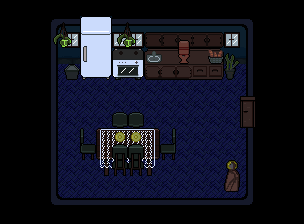

Tiled map render using the project's own tile images. Description and the whole map definition, tile-layer contents included, below:
An orthogonal 19x14 tile map with 16x16 px tiles, 3 tile layers (Tile Layer 1, Tile Layer 2, Tile Layer 3), 5 tilesets and 19 objects (11x wall).

<map version="1.10" tiledversion="1.12.2" orientation="orthogonal" renderorder="left-down" width="19" height="14" tilewidth="16" tileheight="16" infinite="0" nextlayerid="5" nextobjectid="25">
 <tileset firstgid="1" source="test_tileset.tsx" />
 <tileset firstgid="81" source="parede_chao_tileset.tsx" />
 <tileset firstgid="93" source="furniture_tileset.tsx" />
 <tileset firstgid="1054" source="furniture_tileset_v2.tsx" />
 <tileset firstgid="2015" source="parede_chao_tileset_v2.tsx" />
 <layer id="1" name="Tile Layer 1" width="19" height="14">
  <data encoding="csv">
0,0,0,0,0,0,0,0,0,0,0,0,0,0,0,0,0,0,0,
0,0,0,2033,2033,2033,2033,2033,2033,2033,2033,2033,2033,2033,2033,2033,0,0,0,
0,0,0,2038,2038,2038,2038,2038,2038,2038,2038,2038,2038,2038,2038,2038,0,0,0,
0,0,0,2043,2043,2043,2043,2043,2043,2043,2043,2043,2043,2043,2043,2043,0,0,0,
0,0,0,2048,2048,2048,2048,2048,2048,2048,2048,2048,2048,2048,2048,2048,0,0,0,
0,0,0,2048,2048,2048,2048,2048,2048,2048,2048,2048,2048,2048,2048,2048,0,0,0,
0,0,0,2048,2048,2048,2048,2048,2048,2048,2048,2048,2048,2048,2048,2048,0,0,0,
0,0,0,2048,2048,2048,2048,2048,2048,2048,2048,2048,2048,2048,2048,89,0,0,0,
0,0,0,2048,2048,2048,2048,2048,2048,2048,2048,2048,2048,2048,2048,2048,0,0,0,
0,0,0,2048,2048,2048,2048,2048,2048,2048,2048,2048,2048,2048,2048,2048,0,0,0,
0,0,0,2048,2048,2048,2048,2048,2048,2048,2048,2048,2048,2048,2048,2048,0,0,0,
0,0,0,2048,2048,2048,2048,2048,2048,2048,2048,2048,2048,2048,2048,2048,0,0,0,
0,0,0,2048,2048,2048,2048,2048,2048,2048,2048,2048,2048,2048,2048,2048,0,0,0,
0,0,0,0,0,0,0,0,0,0,0,0,0,0,0,0,0,0,0
</data>
 </layer>
 <layer id="3" name="Tile Layer 2" width="19" height="14">
  <data encoding="csv">
0,0,0,0,0,0,0,0,0,0,0,0,0,0,0,0,0,0,0,
0,0,0,2016,2017,1076,1077,2017,2017,2017,2017,2017,2017,2017,2017,2018,0,0,0,
0,0,0,2021,1470,1107,1108,1470,1470,1317,1318,1319,1320,1321,1470,2023,0,0,0,
0,0,0,2021,1358,1138,1139,1079,1080,1379,1380,1381,1382,1383,1358,2023,0,0,0,
0,0,0,2021,1389,1169,1170,1110,1111,1410,1411,1412,1413,1414,1389,2023,0,0,0,
0,0,0,2021,0,0,0,0,0,0,0,0,0,0,0,2023,0,0,0,
0,0,0,2021,0,0,0,0,0,0,0,0,0,0,0,1472,0,0,0,
0,0,0,2021,0,0,0,110,110,0,0,0,0,0,0,1503,0,0,0,
0,0,0,2021,0,111,1665,1666,1667,1668,113,0,0,0,0,2023,0,0,0,
0,0,0,2021,0,142,1696,1697,1698,1699,144,0,0,0,0,2023,0,0,0,
0,0,0,2021,0,0,1727,1728,1729,1730,0,0,0,0,1651,2023,0,0,0,
0,0,0,2021,0,0,0,0,0,0,0,0,0,0,1682,2023,0,0,0,
0,0,0,2026,2027,2027,2027,2027,2027,2027,2027,2027,2027,2027,2027,2028,0,0,0,
0,0,0,0,0,0,0,0,0,0,0,0,0,0,0,0,0,0,0
</data>
 </layer>
 <layer id="4" name="Tile Layer 3" width="19" height="14">
  <data encoding="csv">
0,0,0,0,0,0,0,0,0,0,0,0,0,0,0,0,0,0,0,
0,0,0,1295,1296,0,0,1295,1296,0,0,0,0,0,0,0,0,0,0,
0,0,0,1326,1327,0,0,1326,1327,0,0,1512,0,0,0,0,0,0,0,
0,0,0,0,0,0,0,0,0,0,0,1543,0,1292,1298,0,0,0,0,
0,0,0,0,1232,0,0,0,0,0,0,0,0,0,1329,0,0,0,0,
0,0,0,0,0,0,0,0,0,0,0,0,0,0,0,0,0,0,0,
0,0,0,0,0,0,0,0,0,0,0,0,0,0,0,0,0,0,0,
0,0,0,0,0,0,0,0,0,0,0,0,0,0,0,0,0,0,0,
0,0,0,0,0,0,0,1416,1416,0,0,0,0,0,0,0,0,0,0,
0,0,0,0,0,0,0,112,112,0,0,0,0,0,0,0,0,0,0,
0,0,0,0,0,0,0,143,143,0,0,0,0,0,1620,0,0,0,0,
0,0,0,0,0,0,0,0,0,0,0,0,0,0,0,0,0,0,0,
0,0,0,0,0,0,0,0,0,0,0,0,0,0,0,0,0,0,0,
0,0,0,0,0,0,0,0,0,0,0,0,0,0,0,0,0,0,0
</data>
 </layer>
 <objectgroup id="2" name="Object Layer 1">
  <object id="1" x="240.208" y="94.208" width="2.7185" height="34.7195">
   <properties>
    <property name="collider" type="bool" value="true" />
    <property name="stage_change_name" value="Locked" />
    <property name="stage_push" type="bool" value="true" />
   </properties>
  </object>
  <object id="2" name="wall" x="79" y="40" width="142.362" height="26.4412">
   <properties>
    <property name="collider" type="bool" value="true" />
    <property name="wall" type="bool" value="true" />
   </properties>
  </object>
  <object id="3" name="wall" x="51.7157" y="194.939" width="205.933" height="20.2783">
   <properties>
    <property name="collider" type="bool" value="true" />
    <property name="wall" type="bool" value="true" />
   </properties>
  </object>
  <object id="4" name="wall" x="43.325" y="19.3489" width="14.9321" height="178.637">
   <properties>
    <property name="collider" type="bool" value="true" />
    <property name="wall" type="bool" value="true" />
   </properties>
  </object>
  <object id="5" name="wall" x="245.597" y="127.198" width="15.4321" height="67.7894">
   <properties>
    <property name="collider" type="bool" value="true" />
    <property name="wall" type="bool" value="true" />
   </properties>
  </object>
  <object id="6" name="wall" x="245.531" y="64" width="8.52717" height="29.7534">
   <properties>
    <property name="collider" type="bool" value="true" />
    <property name="wall" type="bool" value="true" />
   </properties>
  </object>
  <object id="9" name="wall" x="223.819" y="41.0177" width="21.612" height="22.9647">
   <properties>
    <property name="collider" type="bool" value="true" />
    <property name="wall" type="bool" value="true" />
   </properties>
  </object>
  <object id="10" name="wall" x="56.9857" y="40.5177" width="22.6953" height="25.6389">
   <properties>
    <property name="collider" type="bool" value="true" />
    <property name="wall" type="bool" value="true" />
   </properties>
  </object>
  <object id="11" name="wall" x="80.4819" y="126.483" width="95.3036" height="33.4063">
   <properties>
    <property name="collider" type="bool" value="true" />
    <property name="wall" type="bool" value="true" />
   </properties>
  </object>
  <object id="12" name="wall" x="111.854" y="112.035" width="32.4665" height="13.9647">
   <properties>
    <property name="collider" type="bool" value="true" />
    <property name="wall" type="bool" value="true" />
   </properties>
  </object>
  <object id="13" name="wall" x="244.697" y="96.6843" width="12.1064" height="31.1314">
   <properties>
    <property name="collider" type="bool" value="true" />
    <property name="wall" type="bool" value="true" />
   </properties>
  </object>
  <object id="16" name="wall" x="224" y="159.742" width="15.7928" height="22.5209">
   <properties>
    <property name="collider" type="bool" value="true" />
    <property name="wall" type="bool" value="true" />
   </properties>
  </object>
  <object id="18" gid="1454" x="208" y="176" width="16" height="16">
   <properties>
    <property name="collider" type="bool" value="true" />
    <property name="document" type="bool" value="true" />
    <property name="document_portrait_mode" value="thinking" />
    <property name="document_text" value="Um dos fundadores de São Paulo e Rio de Janeiro. Foi dramaturgo,gramatico e poeta nascido nas ilhas canárias, gramaticou o tupi. José de Anchieta (1534-1597). Apostolo do Brasil Dramaturgo, gramatico e poeta nascido nas ilhas canárias." />
   </properties>
  </object>
  <object id="19" gid="1416" x="96.8297" y="134.536" width="16" height="16" />
  <object id="20" gid="1416" x="144.431" y="135.606" width="16" height="16" />
  <object id="21" gid="1417" x="140.954" y="123.572" width="16" height="16" />
  <object id="22" gid="1417" x="101.643" y="121.967" width="16" height="16" />
  <object id="23" gid="1420" x="186.416" y="40.4035" width="16" height="16" />
  <object id="24" gid="1420" x="194.974" y="40.4035" width="16" height="16" />
 </objectgroup>
</map>
